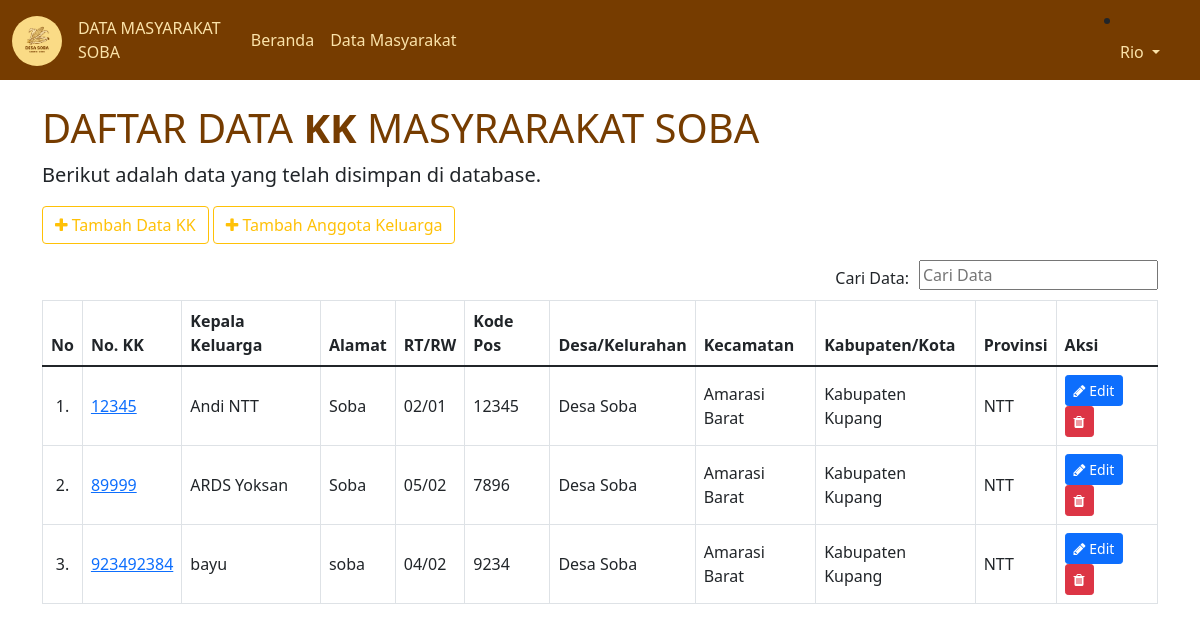
Before: /data_masyarakat.php (signed in) with the older database file.
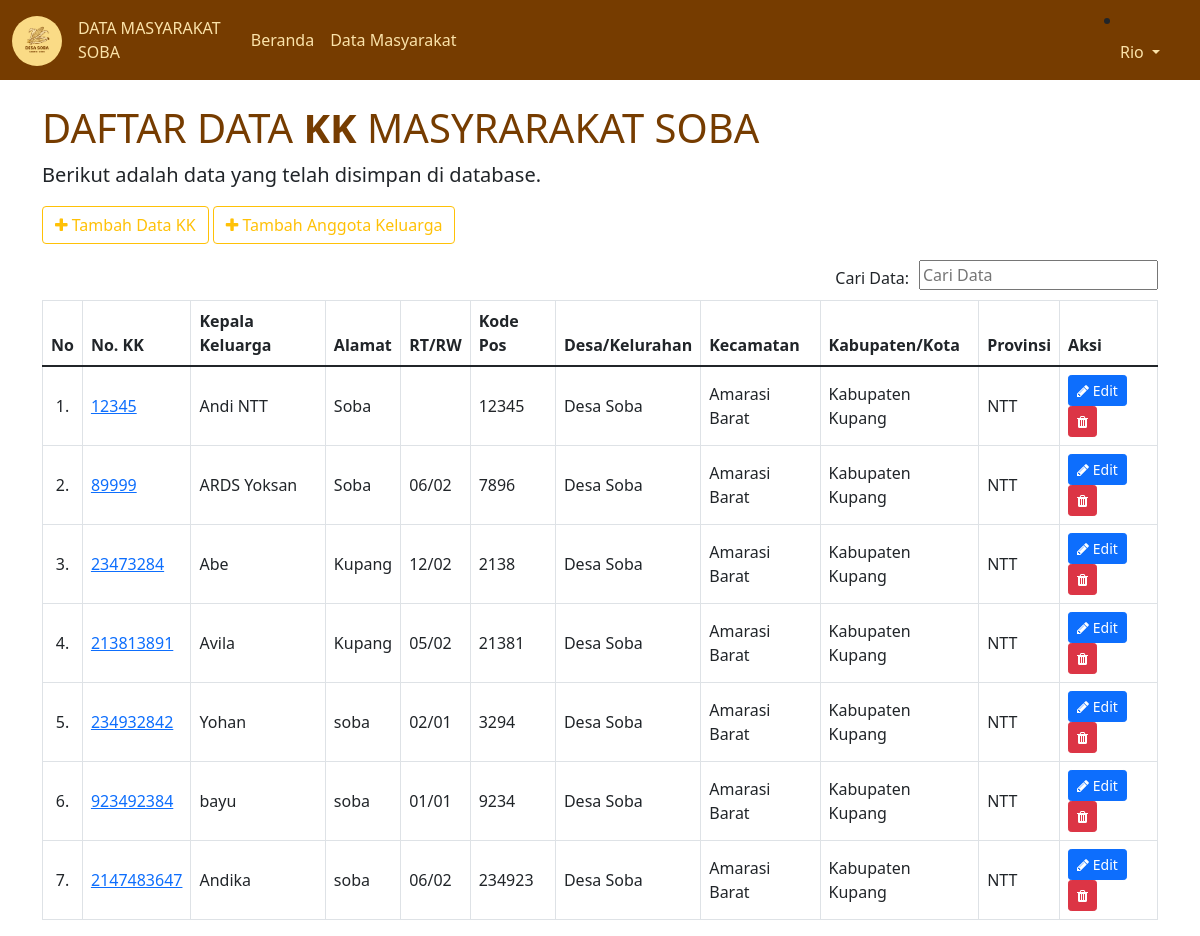
After: the same page with the newer database file.
### tables this page shows
CREATE TABLE `kartu_keluarga` (
  `no_kk` int(100) NOT NULL,
  `kepala_keluarga` varchar(100) NOT NULL,
  `alamat` varchar(100) NOT NULL,
  `rt_rw` varchar(100) NOT NULL,
  `kode_pos` int(10) NOT NULL,
  `dusun` int(10) NOT NULL
);

### data_masyarakat.php (the view, shortened to what this page needs)
<?php
  require "koneksi.php";
  $query = "SELECT * FROM kartu_keluarga";
  $sql1 = mysqli_query($conn, $query);
  $no = 0;
?>
<!DOCTYPE html>
<html lang="en">
<head>
    <link rel="stylesheet" href="node_modules/bootstrap/dist/css/bootstrap.min.css">
    <link rel="stylesheet" href="fontawesome/css/font-awesome.min.css">
</head>
<body>
<?php
  require "navbar.php";
  ?>
  <div class="container">
      <h1 class="mt-4" style="color: #763c00">DAFTAR DATA <B>KK</B> MASYRARAKAT SOBA</h1>
      <figure>
      <blockquote class="blockquote">
        <p>Berikut adalah data yang telah disimpan di database.</p>
      </blockquote>
      </figure>
      <a href="kelola_data_m.php" type="button" class="btn btn-outline-warning mb-3">
        <i class="fa fa-plus"></i>
        Tambah Data KK
      </a>
      <a href="kelola_anggota_kk.php" type="button" class="btn btn-outline-warning mb-3">
        <i class="fa fa-plus"></i>
        Tambah Anggota Keluarga
        </a>
      <div class="search-bar">
        Cari Data: <input type="text" name="rt_rw" id="searchInput" placeholder="Cari Data">
      </div>
      <div class="table-responsive">
          <table class="table align-middle table-bordered table-hover" id="dataTable">
            <thead>
              <tr>
                <th><center>No</center></th>
                <th>No. KK</th>
                <th>Kepala Keluarga</th>
                <th>Alamat</th>
                <th>RT/RW</th>
                <th>Kode Pos</th>
                <th>Desa/Kelurahan</th>
                <th>Kecamatan</th>
                <th>Kabupaten/Kota</th>
                <th>Provinsi</th>
                <th>Aksi</th>
              </tr>
            </thead>
            <tbody?>
              <?php
            while($result = mysqli_fetch_assoc($sql1)){
              ?>
              <tr>
                <td><center>
                  <?php echo ++$no; ?>.
                </center></td>
                <td><a href="anggota_kk.php?id_kk=<?php echo $result['no_kk']; ?>&nama=<?php echo $result['kepala_keluarga']; ?>"><?php echo $result['no_kk']; ?></a></td>
                <td><?php echo $result['kepala_keluarga']; ?></td>
                <td><?php echo $result['alamat']; ?></td>
                <td><?php echo $result['rt_rw']; ?></td>
                <td><?php echo $result['kode_pos']; ?></td>
                <td>Desa Soba</td>
                <td>Amarasi Barat</td>
                <td>Kabupaten Kupang</td>
                <td>NTT</td>
                <td>
                  <a href="kelola_data_m.php?ubah=<?php echo $result['kk_id']; ?>" type="button" class="btn btn-primary btn-sm">
                    <i class="fa fa-pencil"></i>
                    Edit
                  </a>
                  <a href="proses_masyarakat.php?hapus=<?php echo $result['kk_id']; ?>" type="button" class="btn btn-danger btn-sm" onClick="return confirm('Apakah anda yakin ingin menghapus data tersebut?')">
                    <i class="fa fa-trash"></i>
                  </a>
                </td>
              </tr>
                <?php
                }
                ?>
          </table>
        </div>
  </div>
</body>
</html>

### navbar.php (shortened to what this page needs)
<link rel="stylesheet" href="node_modules/bootstrap/dist/css/bootstrap.min.css">
<nav id="navbar-example2" class="navbar navbar-expand-lg" style="background-color: #763c00" class="shadow-lg">
    <div class="container-fluid">
      <a class="navbar-brand" href="halaman_admin.php">
        <img src="assets/img/soba.png" style="border-radius: 50%;" alt="Logo" width="50px" height="50px"
          class="d-inline-block align-text-top">
        </a>
        <span class="" style="color: #fbe3a9">DATA MASYARAKAT SOBA</span>
      <div class="container">
        <div class="collapse navbar-collapse" id="navbarSupportedContent">
          <ul class="navbar-nav me-auto mb-2 mb-lg-0">
            <li class="nav-item">
              <a class="nav-link" style="color: #fbe3a9" aria-current="page" href="halaman_admin.php">Beranda</a>
            </li>
            <li class="nav-item">
              <a class="nav-link" style="color: #fbe3a9" href="data_masyarakat.php">Data Masyarakat</a>
            </li>
          </ul>
          <li class="nav-item dropdown">
            <a class="nav-link dropdown-toggle" style="color: #fbe3a9" href="#" role="button" data-bs-toggle="dropdown" aria-expanded="false">
              <?php
              if ($_SESSION['level'] == "admin"){
                echo "Admin";
              }elseif($_SESSION['level'] == "adminbayangan"){
                echo "Rio";
              }
              ?>
            </a>
          </li>
        </div>
      </div>
    </div>
  </nav>

### data_masyarakat.php (style rules this page uses)
.search-bar { display: flex; justify-content: end; align-items: end; margin-bottom: 10px; border-radius: 6px; }
#searchInput { margin-left: 10px; }

Changed rows visible on the page:
changed kartu_keluarga "Andi NTT": rt_rw "02/01" → (not shown)
changed kartu_keluarga "ARDS Yoksan": rt_rw "05/02" → "06/02"
added kartu_keluarga: no_kk "23473284", kepala_keluarga "Abe", alamat "Kupang", rt_rw "12/02", kode_pos "2138"
added kartu_keluarga: no_kk "213813891", kepala_keluarga "Avila", alamat "Kupang", rt_rw "05/02", kode_pos "21381"
added kartu_keluarga: no_kk "234932842", kepala_keluarga "Yohan", alamat "soba", rt_rw "02/01", kode_pos "3294"
changed kartu_keluarga "bayu": rt_rw "04/02" → "01/01"
added kartu_keluarga: no_kk "2147483647", kepala_keluarga "Andika", alamat "soba", rt_rw "06/02", kode_pos "234923"
